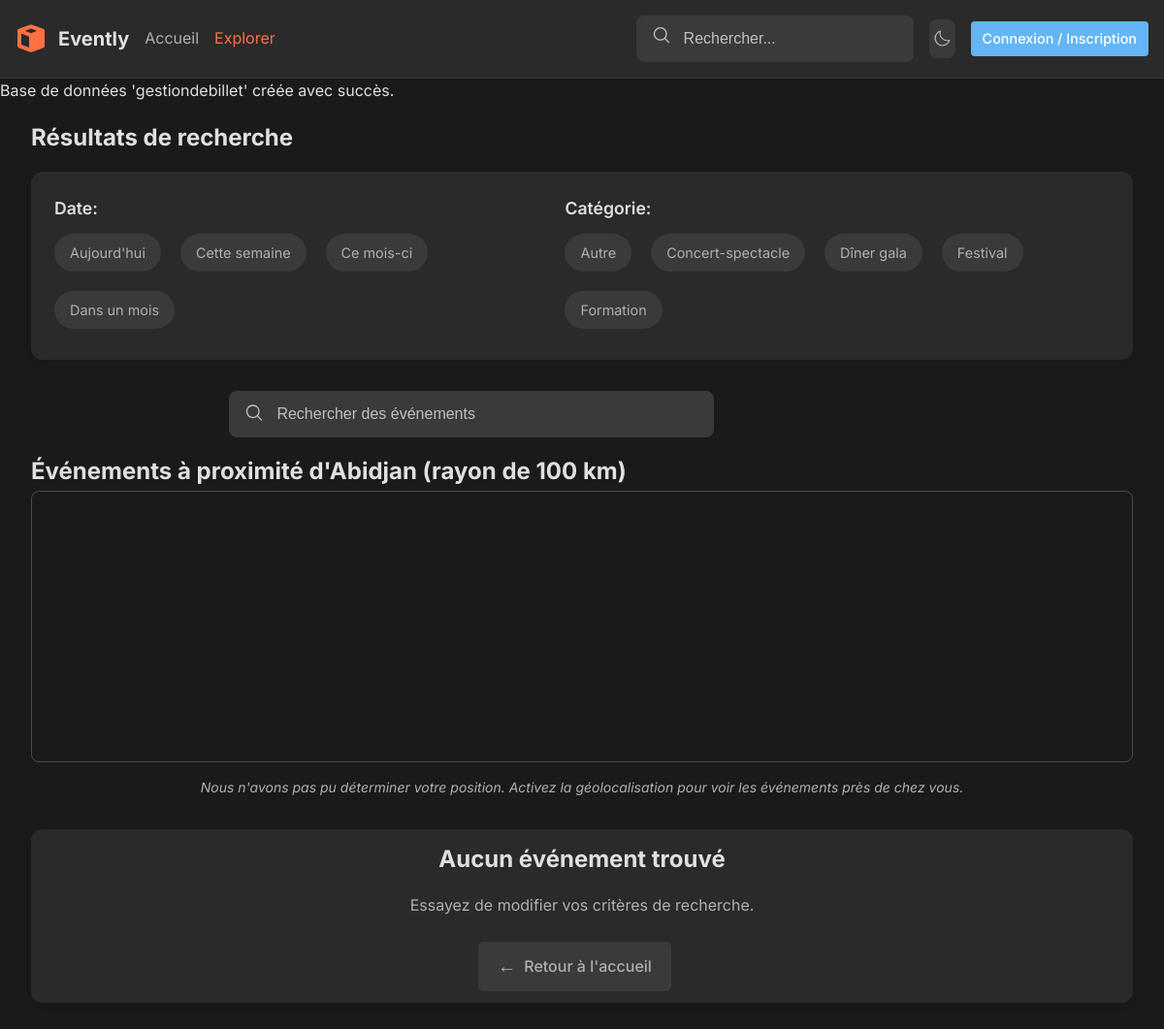
The page /?page=recherche on the database its author committed.
### tables this page shows
CREATE TABLE IF NOT EXISTS `categorieevenement`
(
    `Id_CategorieEvenement` int NOT NULL AUTO_INCREMENT,
    `Libelle`               varchar(50) DEFAULT NULL,
    PRIMARY KEY (`Id_CategorieEvenement`)
);

### public/recherche.php (the view, shortened to what this page needs)
<?php
$query = isset($_GET['query']) ? trim($_GET['query']) : '';
$date_filter = isset($_GET['date']) ? $_GET['date'] : '';
$category_id = isset($_GET['category']) ? intval($_GET['category']) : 0;
$city_id = isset($_GET['city']) ? intval($_GET['city']) : 0;
$distance_filter = isset($_GET['distance']) ? intval($_GET['distance']) : 100;
$using_user_location = isset($_GET['lat']) && isset($_GET['lng']);
$events = [];
$categories_query = "SELECT Id_CategorieEvenement, Libelle FROM categorieevenement ORDER BY Libelle";
$categories_result = $conn->query($categories_query);
$categories = [];
if ($categories_result && $categories_result->num_rows > 0) {
    while ($category = $categories_result->fetch_assoc()) {
        $categories[] = $category;
    }
}
$page_title = "Résultats de recherche";
?>
<main class="page-container">
    <section class="search-results-section">
        <h1 class="section-title"><?php echo $page_title; ?></h1>
        <div class="active-filters">
            <div class="filter-section">
                <div class="filter-group">
                    <span class="filter-group-title">Date:</span>
                    <div class="filter-buttons">
                        <a href="?page=recherche<?php echo !empty($query) ? '&query='.urlencode($query) : ''; ?><?php echo $category_id > 0 ? '&category='.$category_id : ''; ?><?php echo $city_id > 0 ? '&city='.$city_id : ''; ?>&date=today" class="filter-link <?php echo $date_filter === 'today' ? 'active' : ''; ?>">Aujourd'hui</a>
                        <a href="?page=recherche<?php echo !empty($query) ? '&query='.urlencode($query) : ''; ?><?php echo $category_id > 0 ? '&category='.$category_id : ''; ?><?php echo $city_id > 0 ? '&city='.$city_id : ''; ?>&date=week" class="filter-link <?php echo $date_filter === 'week' ? 'active' : ''; ?>">Cette semaine</a>
                        <a href="?page=recherche<?php echo !empty($query) ? '&query='.urlencode($query) : ''; ?><?php echo $category_id > 0 ? '&category='.$category_id : ''; ?><?php echo $city_id > 0 ? '&city='.$city_id : ''; ?>&date=month" class="filter-link <?php echo $date_filter === 'month' ? 'active' : ''; ?>">Ce mois-ci</a>
                        <a href="?page=recherche<?php echo !empty($query) ? '&query='.urlencode($query) : ''; ?><?php echo $category_id > 0 ? '&category='.$category_id : ''; ?><?php echo $city_id > 0 ? '&city='.$city_id : ''; ?>&date=next_month" class="filter-link <?php echo $date_filter === 'next_month' ? 'active' : ''; ?>">Dans un mois</a>
                    </div>
                </div>
                <div class="filter-group">
                    <span class="filter-group-title">Catégorie:</span>
                    <div class="filter-buttons">
                        <?php
                        $displayed_categories = array_slice($categories, 0, 5);
                        foreach ($displayed_categories as $cat):
                        ?>
                            <a href="?page=recherche<?php echo !empty($query) ? '&query='.urlencode($query) : ''; ?><?php echo !empty($date_filter) ? '&date='.$date_filter : ''; ?><?php echo $city_id > 0 ? '&city='.$city_id : ''; ?>&category=<?php echo $cat['Id_CategorieEvenement']; ?>" class="filter-link <?php echo $category_id == $cat['Id_CategorieEvenement'] ? 'active' : ''; ?>"><?php echo htmlspecialchars($cat['Libelle']); ?></a>
                        <?php endforeach; ?>
                    </div>
                </div>
            </div>
            <form action="?page=recherche" method="get" class="search-container">
                <div class="search-input-wrapper">
                    <input type="text" name="query" value="<?php echo htmlspecialchars($query); ?>" placeholder="Rechercher des événements" class="search-input">
                    <button type="submit" class="search-icon">
                        <svg xmlns="http://www.w3.org/2000/svg" width="20" height="20" fill="currentColor" viewBox="0 0 256 256">
                            <path d="M229.66,218.34l-50.07-50.06a88.11,88.11,0,1,0-11.31,11.31l50.06,50.07a8,8,0,0,0,11.32-11.32ZM40,112a72,72,0,1,1,72,72A72.08,72.08,0,0,1,40,112Z"></path>
                        </svg>
                    </button>
                </div>
            </form>
        </div>
        <div class="map-container">
            <h2 class="section-subtitle">
                <?php if ($using_user_location): ?>
                    Événements à proximité de votre position (rayon de <?php echo $distance_filter; ?> km)
                <?php else: ?>
                    Événements à proximité d'Abidjan (rayon de <?php echo $distance_filter; ?> km)
                <?php endif; ?>
            </h2>
            <div id="search-map" class="search-map"></div>
            <?php if (!$using_user_location): ?>
                <div class="info-text">
                    <i>Nous n'avons pas pu déterminer votre position. Activez la géolocalisation pour voir les événements près de chez vous.</i>
                </div>
            <?php endif; ?>
        </div>
        <div class="search-results">
            <?php if (empty($events)): ?>
                <div class="no-results">
                    <h3>Aucun événement trouvé</h3>
                    <p>Essayez de modifier vos critères de recherche.</p>
                    <a href="?page=accueil" class="back-button"><span class="arrow">←</span> Retour à l'accueil</a>
                </div>
            <?php endif; ?>
        </div>
    </section>
</main>

### config/base.php (shortened to what this page needs)
<?php
$servername = "localhost";
$username = "elciv";
$password = "elciv";
$dbname = "gestiondebillet";
$conn = new mysqli($servername, $username, $password);
$result = $conn->query("SELECT SCHEMA_NAME FROM INFORMATION_SCHEMA.SCHEMATA WHERE SCHEMA_NAME = '$dbname'");
if ($result->num_rows == 0) {
    if ($conn->query("CREATE DATABASE IF NOT EXISTS $dbname CHARACTER SET utf8mb4 COLLATE utf8mb4_general_ci") === TRUE) {
        echo "Base de données '$dbname' créée avec succès.<br>";
    } else {
        custom_die("Erreur lors de la création de la base de données : " . $conn->error);
    }
}
?>

### index.php (shortened to what this page needs)
<?php
require 'config/base.php';
$page = $_GET['page'] ?? 'accueil';
$user_info = null;
switch ($page) {
    case 'recherche':
        include 'public/recherche.php';
        break;
}
$page_content = ob_get_clean();
?>
<!DOCTYPE html>
<html lang="fr">
<head>
    <link href="https://api.mapbox.com/mapbox-gl-js/v3.13.0/mapbox-gl.css" rel="stylesheet">
    <link href="https://api.mapbox.com/mapbox-gl-js/v2.15.0/mapbox-gl.css" rel="stylesheet" />
    <link href="https://api.mapbox.com/mapbox-gl-js/plugins/mapbox-gl-geocoder/v4.7.2/mapbox-gl-geocoder.css" rel="stylesheet" />
    <link rel="stylesheet" href="assets/css/accueil.css">
    <link rel="stylesheet" href="assets/css/creation-evenement.css">
    <link rel="stylesheet" href="assets/css/popup.css">
    <link rel="stylesheet" href="assets/css/profil.css">
    <link rel="stylesheet" href="assets/css/details.css">
    <link rel="stylesheet" href="assets/css/panier.css">
    <link rel="stylesheet" href="assets/css/ticket.css">
    <link rel="stylesheet" href="assets/css/confirmation.css">
    <link rel="stylesheet" href="assets/css/mapbox.css">
</head>
<body data-theme="dark">
<div class="page-wrapper">
    <header>
        <div class="header-left">
            <div class="logo-container">
                <h2>Evently</h2>
            </div>
            <nav class="header-nav">
                <a href="?page=accueil" <?php echo ($page === 'accueil' || $page === '') ? 'class="active"' : ''; ?>>Accueil</a>
                <a href="?page=recherche" <?php echo ($page === 'recherche') ? 'class="active"' : ''; ?>>Explorer</a>
            </nav>
        </div>
        <div class="header-right">
            <div class="desktop-search search-container"><input type="text" placeholder="Rechercher..."
                                                                class="search-input"/>
                <div class="search-icon">
                    <svg xmlns="http://www.w3.org/2000/svg" width="20" height="20" fill="currentColor"
                         viewBox="0 0 256 256">
                        <path d="M229.66,218.34l-50.07-50.06a88.11,88.11,0,1,0-11.31,11.31l50.06,50.07a8,8,0,0,0,11.32-11.32ZM40,112a72,72,0,1,1,72,72A72.08,72.08,0,0,1,40,112Z"></path>
                    </svg>
                </div>
            </div>
            <button class="icon-btn" id="theme-toggle" title="Changer de thème (clair/sombre)">
            </button>
            <?php if ($user_info): ?>
                <div class="user-menu">
                    <?php if (!empty($user_info['Photo'])): ?>
                        <div class="profile-pic"
                             style='background-image: url("<?php echo htmlspecialchars($user_info['Photo']); ?>");'></div>
                    <?php else: ?>
                        <div class="profile-pic profile-initials">
                            <?php
                            $initials = '';
                            if (!empty($user_info['Prenom'])) $initials .= strtoupper(substr($user_info['Prenom'], 0, 1));
                            if (!empty($user_info['Nom'])) $initials .= strtoupper(substr($user_info['Nom'], 0, 1));
                            echo htmlspecialchars($initials);
                            ?>
                        </div>
                    <?php endif; ?>
                    <div class="user-dropdown">
                        <div class="user-info">
                            <span class="user-name"><?php echo htmlspecialchars($user_info['Prenom'] . ' ' . $user_info['Nom']); ?></span>
                        </div>
                        <nav class="user-nav">
                            <a href="?page=creation-evenement">Créer un événement</a>
                            <a href="?page=mes-ticket">Mes tickets</a>
                            <a href="?page=mon-profil">Mon profil</a>
                            <a href="authentification.php?logout=1">Déconnexion</a>
                        </nav>
                    </div>
                </div>
            <?php else: ?>
                <div class="auth-menu">
                    <a href="authentification.php" class="login-button">Connexion / Inscription</a>
                </div>
            <?php endif; ?>
        </div>
    </header>
    <?php
    echo $page_content;
    ?>
</div>
</body>
</html>

### assets/css/accueil.css (style rules this page uses)
.page-wrapper { display: flex; flex-direction: column; min-height: 100vh; }
.page-container { width: 100%; max-width: 1280px; margin: 0 auto; padding: 0 2rem 1rem 2rem; }
header { background-color: var(--bg-secondary); border-bottom: 1px solid var(--border-light); padding: 1rem; display: flex; align-items: center; justify-content: space-between; white-space: nowrap; }
.header-left, .header-right, .logo-container { display: flex; align-items: center; gap: 1rem; }
.header-left .header-nav { display: flex; gap: 1rem; transition: all 0.4s cubic-bezier(0.4, 0, 0.2, 1); }
.logo-container { gap: 0.75rem; }
.logo-container h2 { color: var(--text-primary); font-weight: 700; font-size: 1.25rem; }
.logo-svg { height: 2rem; width: 2rem; color: var(--text-highlight); }
header nav a { color: var(--text-secondary); text-decoration: none; transition: color 0.2s ease; }
header nav a:hover, header nav a.active { color: var(--text-highlight); }
.search-container { position: relative; width: 16rem; display: flex; justify-content: center; }
body .search-container { width: 80%; margin-bottom: 1rem; }
header .search-container { margin: 0; }
.search-input-wrapper { position: relative; width: 100%; max-width: 500px; transition: all 0.3s ease; }
.search-input { background-color: var(--bg-tertiary); border: 1px solid var(--border-light); color: var(--text-primary); border-radius: 8px; width: 100%; height: 3rem; padding-left: 3rem; padding-right: 1rem; transition: all 0.3s ease; font-size: 1rem; }
.search-input::placeholder { color: var(--text-tertiary); transition: color 0.3s ease; }
.search-icon { position: absolute; left: 1rem; top: 50%; transform: translateY(-50%); color: var(--text-tertiary); background: none; border: none; cursor: pointer; transition: color 0.3s ease; }
.icon-btn { background-color: var(--bg-tertiary); color: var(--text-secondary); border-radius: 8px; height: 2.5rem; width: 2.5rem; display: flex; align-items: center; justify-content: center; border: none; cursor: pointer; transition: all 0.2s ease; }
main { padding: 2rem 0; }
.filter-section { display: flex; flex-direction: column; gap: 1.5rem; padding: 1.5rem; background-color: var(--bg-secondary); border-radius: 12px; box-shadow: 0 4px 6px rgba(0, 0, 0, 0.05); margin-bottom: 2rem; }
.filter-group { width: 100%; }
.filter-group-title { font-size: 1.1rem; font-weight: 600; margin-bottom: 0.75rem; color: var(--text-primary); display: block; }
.filter-buttons { display: flex; flex-wrap: wrap; gap: 0.75rem; }
.filter-btn, .filter-link { background-color: var(--bg-tertiary); color: var(--text-secondary); border-radius: 20px; padding: 0.5rem 1rem; border: none; cursor: pointer; transition: all 0.3s ease; text-decoration: none; display: inline-block; margin-right: 0.5rem; margin-bottom: 0.5rem; font-size: 0.9rem; }
@media (min-width: 768px) { .filter-section { flex-direction: row; align-items: flex-start; } }
@media (min-width: 768px) { .filter-group { width: auto; min-width: 200px; } }
.section-title { font-size: 1.5rem; font-weight: 700; margin: 1rem auto; }
.no-results { text-align: center; padding: 3rem 1rem; background-color: var(--bg-secondary); border-radius: 12px; box-shadow: 0 4px 6px rgba(0, 0, 0, 0.05); margin: 2rem 0; }
.no-results h3 { font-size: 1.5rem; color: var(--text-primary); margin-bottom: 1rem; }
.no-results p { color: var(--text-secondary); margin-bottom: 1.5rem; }
@media (min-width: 768px) { .header-nav, .desktop-search { display: flex; opacity: 1; transform: translateY(0); } }
.login-button { display: inline-block; padding: 6px 12px; background-color: var(--text-link); color: white !important; border-radius: 4px; text-decoration: none; font-weight: 500; font-size: 0.9rem; transition: all 0.3s cubic-bezier(0.4, 0, 0.2, 1); margin-top: 0; }
.auth-menu { position: relative; display: flex; align-items: center; cursor: pointer; }

### assets/css/ticket.css (style rules this page uses)
.back-button { display: inline-flex; align-items: center; padding: 10px 20px; background-color: var(--bg-tertiary); color: var(--text-secondary); text-decoration: none; border-radius: 5px; font-weight: 500; transition: all 0.3s ease; margin-right: 15px; }
.back-button .arrow { margin-right: 8px; font-size: 1.2em; }

### assets/css/confirmation.css (style rules this page uses)
.back-button { display: inline-flex; align-items: center; padding: 10px 20px; background-color: var(--bg-tertiary); color: var(--text-secondary); text-decoration: none; border-radius: 5px; font-weight: 500; transition: all 0.3s ease; margin-right: 15px; }
.back-button .arrow { margin-right: 8px; font-size: 1.2em; }

### rows shown on the page
categorieevenement: Libelle "Autre"
categorieevenement: Libelle "Concert-spectacle"
categorieevenement: Libelle "Dîner gala"
categorieevenement: Libelle "Festival"
categorieevenement: Libelle "Formation"

### other values the page prints
$dbname "gestiondebillet"
$page_title "Résultats de recherche"
$distance_filter "100"
